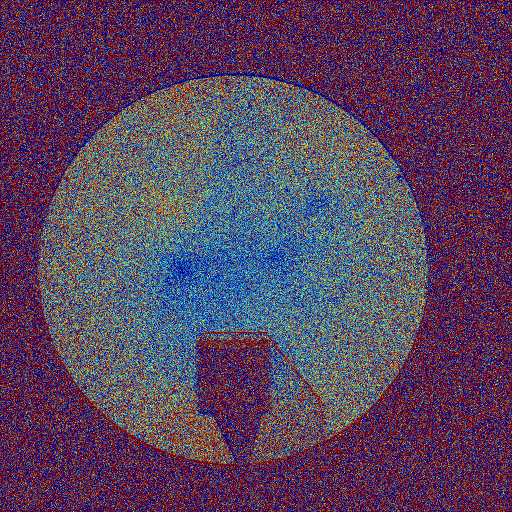
#> input picture pspcreation-master/test/input/Camera_1000001.jpg, 1024 x 1024 px (shown at 1/2 size); its folder holds only this picture in this run
$ python test2.py
#> lines starting #> are read from the running program, lines starting #| are printed output that depends on the picture
import cv2
import os

# 画像が保存されているフォルダのパス
folder_path = "./input"

# 画像ファイルのパスのリストを取得
image_files = [os.path.join(folder_path, f) for f in os.listdir(folder_path) if f.endswith(".jpg") or f.endswith(".png") or f.endswith(".jpeg")]

# 動画の設定
frame_width = 640
frame_height = 480
fps = 30
fourcc = cv2.VideoWriter_fourcc(*'mp4v') # codec
out = cv2.VideoWriter('output.mp4', fourcc, fps, (frame_width, frame_height))

for image_file in image_files:
    # 画像の読み込み
    img = cv2.imread(image_file)
#> img is the input picture: shape (1024, 1024, 3); mean B, G, R 95.8, 66.5, 89.5
    # メディアんフィルタを適用
    img = cv2.medianBlur(img, 5)
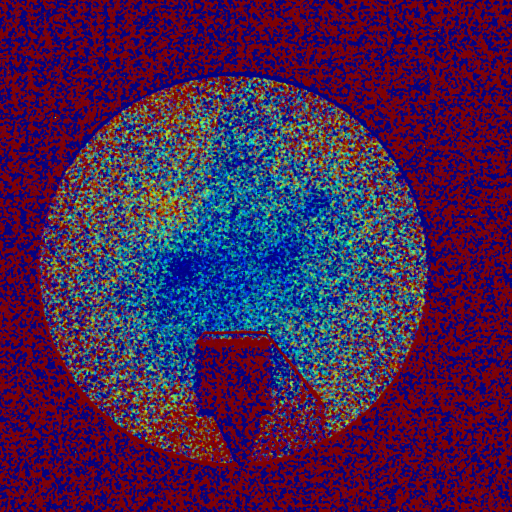
#> img: shape (1024, 1024, 3) (shown at 1/2 size); mean B, G, R 80.7, 32.8, 70.9
    # 画像のリサイズ
    img = cv2.resize(img, (frame_width, frame_height))
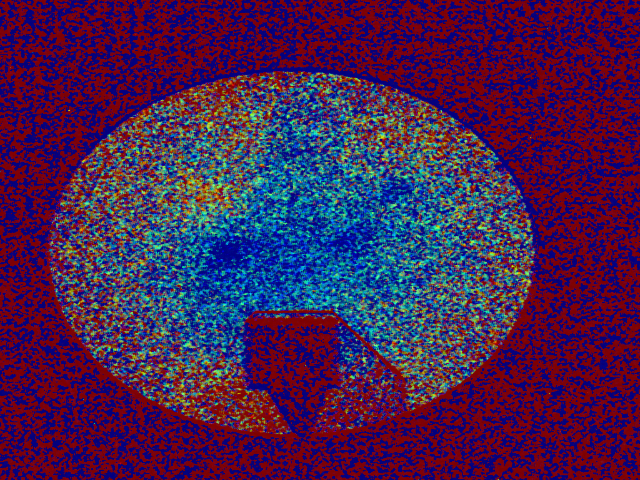
#> img: shape (480, 640, 3); mean B, G, R 80.7, 32.7, 70.8
    # 画像を動画に追加
    out.write(img)

# 動画の保存
out.release()
